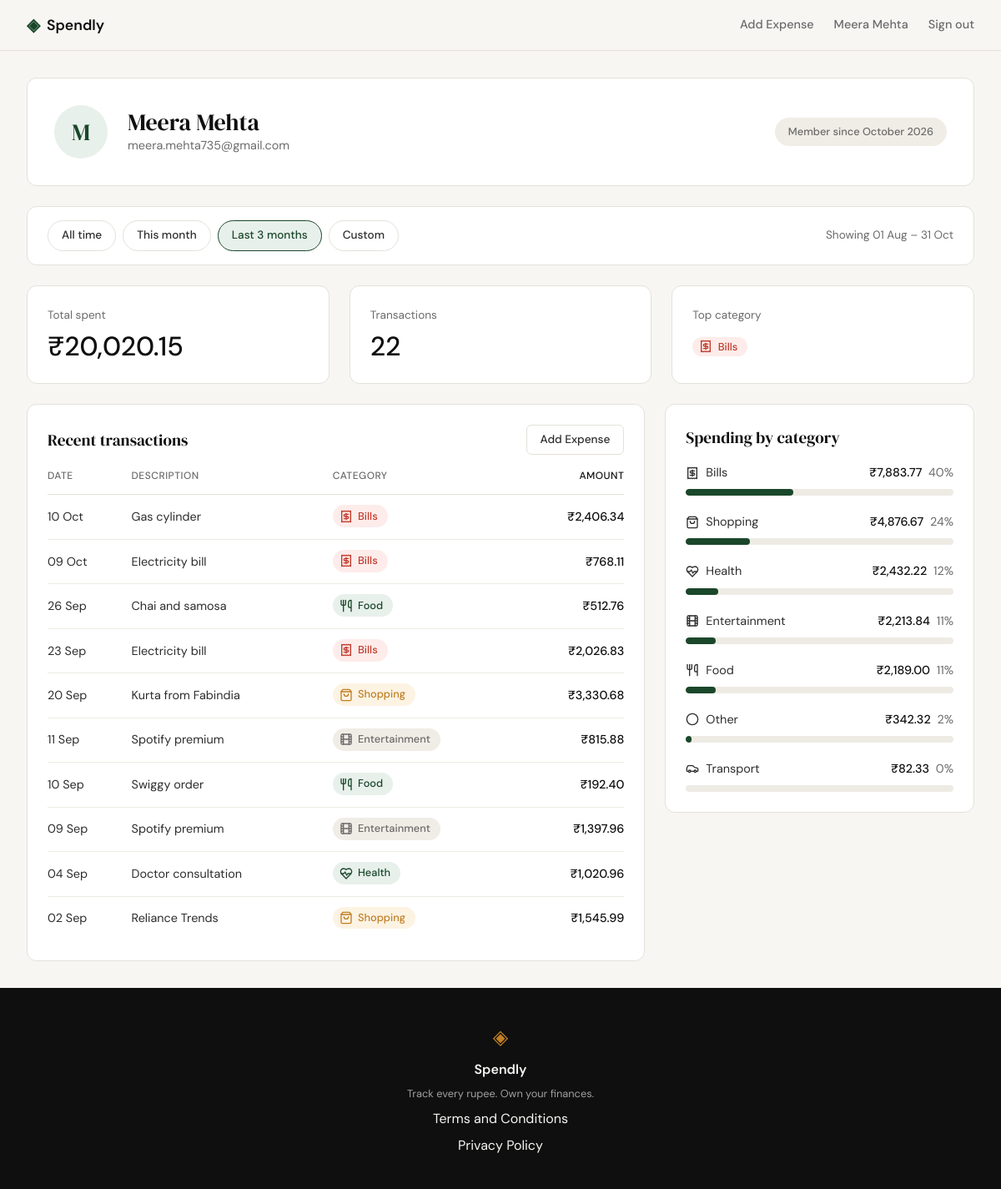
The page /profile?start=2026-08-01&end=2026-10-31 (signed in) on the database its author committed.
### tables this page shows
CREATE TABLE users (
                id            INTEGER PRIMARY KEY AUTOINCREMENT,
                name          TEXT NOT NULL,
                email         TEXT NOT NULL UNIQUE,
                password_hash TEXT NOT NULL,
                created_at    TEXT DEFAULT (datetime('now'))
            );

CREATE TABLE expenses (
                id          INTEGER PRIMARY KEY AUTOINCREMENT,
                user_id     INTEGER NOT NULL REFERENCES users (id),
                amount      REAL NOT NULL,
                category    TEXT NOT NULL,
                date        TEXT NOT NULL,
                description TEXT,
                created_at  TEXT DEFAULT (datetime('now'))
            );

### app.py (the view)
@app.route("/profile")
def profile():
    if not session.get("user_id"):
        return redirect(url_for("login"))
    user_id = session["user_id"]
    user = get_user_by_id(user_id)
    if user is None:
        session.clear()
        return redirect(url_for("login"))
    start, end, error = parse_date_range(request.args)
    presets = date_presets(date.today())
    matched = next(
        (p for p in presets if (p["start"], p["end"]) == (start, end)), None
    )
    custom_active = (
        request.args.get("range") == "custom" or error is not None or matched is None
    )
    for preset in presets:
        preset["active"] = preset is matched and not custom_active
    return render_template(
        "profile.html",
        user=user,
        stats=get_summary_stats(user_id, start, end),
        categories=get_category_breakdown(user_id, start, end),
        transactions=get_recent_transactions(
            user_id, start_date=start, end_date=end
        ),
        start=start,
        end=end,
        error=error,
        filtered=bool(start or end),
        presets=presets,
        custom_active=custom_active,
    )

### app.py (called while the page is built)
@app.template_filter("inr")
def inr(value):
    sign = "-" if value < 0 else ""
    whole, _, paise = f"{abs(value):.2f}".partition(".")
    head, tail = whole[:-3], whole[-3:]
    groups = []
    while len(head) > 2:
        groups.insert(0, head[-2:])
        head = head[:-2]
    if head:
        groups.insert(0, head)
    return f"{sign}₹{','.join(groups + [tail])}.{paise}"

@app.template_filter("short_date")
def short_date(value):
    return datetime.strptime(value, "%Y-%m-%d").strftime("%d %b")

def parse_date_range(args):
    bounds = []
    for key in ("start", "end"):
        value = args.get(key, "").strip()
        if value:
            try:
                datetime.strptime(value, "%Y-%m-%d")
            except ValueError:
                return None, None, "Enter dates as YYYY-MM-DD."
        bounds.append(value or None)
    start, end = bounds
    if start and end and start > end:
        return None, None, "Start date must be on or before end date."
    return start, end, None

def date_presets(today):
    month_end = today.replace(day=calendar.monthrange(today.year, today.month)[1])
    months_back = today.year * 12 + today.month - 1 - 2
    three_months_start = date(months_back // 12, months_back % 12 + 1, 1)
    return [
        {"label": "All time", "start": None, "end": None},
        {
            "label": "This month",
            "start": today.replace(day=1).isoformat(),
            "end": month_end.isoformat(),
        },
        {
            "label": "Last 3 months",
            "start": three_months_start.isoformat(),
            "end": month_end.isoformat(),
        },
    ]

### database/db.py (called while the page is built)
def get_db():
    conn = sqlite3.connect(DB_PATH)
    conn.row_factory = sqlite3.Row
    conn.execute("PRAGMA foreign_keys = ON")
    return conn

### database/queries.py (called while the page is built)
def _date_clause(start_date, end_date):
    clause = ""
    params = []
    if start_date:
        clause += " AND date >= ?"
        params.append(start_date)
    if end_date:
        clause += " AND date <= ?"
        params.append(end_date)
    return clause, params

### templates/profile.html (shortened to what this page needs)
{% extends "base.html" %}
{% macro category_icon(name) -%}
<svg class="cat-icon" viewBox="0 0 24 24" fill="none" stroke="currentColor" stroke-width="2" stroke-linecap="round" stroke-linejoin="round" aria-hidden="true">
    {%- if name == "Food" -%}
    <path d="M3 2v7c0 1.1.9 2 2 2h4a2 2 0 0 0 2-2V2"/><path d="M7 2v20"/><path d="M21 15V2a5 5 0 0 0-5 5v6c0 1.1.9 2 2 2h3Zm0 0v7"/>
    {%- elif name == "Transport" -%}
    <path d="M19 17h2c.6 0 1-.4 1-1v-3c0-.9-.7-1.7-1.5-1.9C18.7 10.6 16 10 16 10s-1.3-1.4-2.2-2.3c-.5-.4-1.1-.7-1.8-.7H5c-.6 0-1.1.4-1.4.9l-1.4 2.9A3.7 3.7 0 0 0 2 12v4c0 .6.4 1 1 1h2"/><circle cx="7" cy="17" r="2"/><path d="M9 17h6"/><circle cx="17" cy="17" r="2"/>
    {%- elif name == "Bills" -%}
    <path d="M4 2v20l2-1 2 1 2-1 2 1 2-1 2 1 2-1 2 1V2l-2 1-2-1-2 1-2-1-2 1-2-1-2 1Z"/><path d="M16 8h-6a2 2 0 1 0 0 4h4a2 2 0 1 1 0 4H8"/><path d="M12 17.5v-11"/>
    {%- elif name == "Health" -%}
    <path d="M19 14c1.5-1.5 3-3.2 3-5.5A5.5 5.5 0 0 0 16.5 3c-1.8 0-3 .5-4.5 2-1.5-1.5-2.7-2-4.5-2A5.5 5.5 0 0 0 2 8.5c0 2.3 1.5 4 3 5.5l7 7Z"/><path d="M3.2 12H8l2-3 3 6 2-3h4.8"/>
    {%- elif name == "Entertainment" -%}
    <rect width="18" height="18" x="3" y="3" rx="2"/><path d="M7 3v18"/><path d="M3 7.5h4"/><path d="M3 12h18"/><path d="M3 16.5h4"/><path d="M17 3v18"/><path d="M17 7.5h4"/><path d="M17 16.5h4"/>
    {%- elif name == "Shopping" -%}
    <path d="M6 2 3 6v14a2 2 0 0 0 2 2h14a2 2 0 0 0 2-2V6l-3-4Z"/><path d="M3 6h18"/><path d="M16 10a4 4 0 0 1-8 0"/>
    {%- else -%}
    <circle cx="12" cy="12" r="10"/>
    {%- endif -%}
</svg>
{%- endmacro %}
{% macro category_badge(name) -%}
<span class="badge badge-{{ name | lower }}">{{ category_icon(name) }}{{ name }}</span>
{%- endmacro %}
{% block content %}
<div class="profile-page">
    <section class="profile-card" aria-label="Account">
        <div class="avatar" aria-hidden="true">{{ user.name[0] | upper }}</div>
        <div class="profile-info">
            <h1 class="profile-name">{{ user.name }}</h1>
            <p class="profile-email">{{ user.email }}</p>
        </div>
        <span class="profile-since">Member since {{ user.member_since }}</span>
    </section>
    <section class="date-filter" aria-label="Filter by date">
        <div class="date-filter-head">
            <nav class="preset-tabs" aria-label="Quick date ranges">
                {% for preset in presets %}
                <a class="preset-tab{% if preset.active %} is-active{% endif %}"
                   href="{{ url_for('profile', start=preset.start, end=preset.end) }}"
                   {%- if preset.active %} aria-current="true"{% endif %}>{{ preset.label }}</a>
                {% endfor %}
                <a class="preset-tab{% if custom_active %} is-active{% endif %}"
                   href="{{ url_for('profile', range='custom', start=start, end=end) }}"
                   {%- if custom_active %} aria-current="true"{% endif %}>Custom</a>
            </nav>
            {% if filtered %}
            <p class="filter-range">
                {%- if start and end %}Showing {{ start | short_date }} – {{ end | short_date }}
                {%- elif start %}Showing from {{ start | short_date }}
                {%- else %}Showing up to {{ end | short_date }}{% endif -%}
            </p>
            {% endif %}
        </div>
    </section>
    <section class="profile-stats" aria-label="Spending summary">
        <div class="stat-tile">
            <p class="stat-label">Total spent</p>
            <p class="stat-value">{{ stats.total_spent | inr }}</p>
        </div>
        <div class="stat-tile">
            <p class="stat-label">Transactions</p>
            <p class="stat-value">{{ stats.transaction_count }}</p>
        </div>
        <div class="stat-tile">
            <p class="stat-label">Top category</p>
            <p class="stat-value stat-value-badge">{% if stats.top_category == "—" %}—{% else %}{{ category_badge(stats.top_category) }}{% endif %}</p>
        </div>
    </section>
    <div class="profile-grid">
        <section class="panel" aria-labelledby="transactions-title">
            <div class="panel-head">
                <h2 class="panel-title" id="transactions-title">Recent transactions</h2>
                <a class="btn-ghost" href="{{ url_for('add_expense') }}">Add Expense</a>
            </div>
            {% if transactions %}
            <table class="txn-table">
                <thead>
                    <tr>
                        <th scope="col">Date</th>
                        <th scope="col">Description</th>
                        <th scope="col">Category</th>
                        <th scope="col" class="amount">Amount</th>
                    </tr>
                </thead>
                <tbody>
                    {% for t in transactions %}
                    <tr>
                        <td class="txn-date">{{ t.date | short_date }}</td>
                        <td class="txn-desc">{{ t.description }}</td>
                        <td class="txn-cat">{{ category_badge(t.category) }}</td>
                        <td class="amount">{{ t.amount | inr }}</td>
                    </tr>
                    {% endfor %}
                </tbody>
            </table>
            {% else %}
            <p class="empty-state">{% if filtered %}No transactions in this date range.{% else %}No transactions yet.{% endif %}</p>
            {% endif %}
        </section>
        <section class="panel" aria-labelledby="breakdown-title">
            <h2 class="panel-title" id="breakdown-title">Spending by category</h2>
            {% if categories %}
            <ul class="breakdown-list">
                {% for c in categories %}
                <li class="breakdown-row">
                    <div class="breakdown-head">
                        <span class="breakdown-name">{{ category_icon(c.name) }}{{ c.name }}</span>
                        <span class="breakdown-amount">{{ c.amount | inr }} <span class="breakdown-percent">{{ c.pct }}%</span></span>
                    </div>
                    <progress class="breakdown-bar" max="100" value="{{ c.pct }}" aria-label="{{ c.name }} share of spending">{{ c.pct }}%</progress>
                </li>
                {% endfor %}
            </ul>
            {% else %}
            <p class="empty-state">{% if filtered %}No spending in this date range.{% else %}No spending to break down yet.{% endif %}</p>
            {% endif %}
        </section>
    </div>
</div>
{% endblock %}

### templates/base.html (shortened to what this page needs)
<!DOCTYPE html>
<html lang="en">
<head>
    <link rel="stylesheet" href="{{ url_for('static', filename='css/style.css') }}">
</head>
<body>
    <nav class="navbar">
        <div class="nav-inner">
            <a href="{{ url_for('landing') }}" class="nav-brand">
                <span class="brand-icon">◈</span>
                <span class="brand-name">Spendly</span>
            </a>
            <div class="nav-links">
                {% if session.get('user_id') %}
                <a href="{{ url_for('add_expense') }}" class="nav-keep">Add Expense</a>
                <a href="{{ url_for('profile') }}" class="nav-keep nav-user">{{ session.get('user_name') }}</a>
                <a href="{{ url_for('logout') }}" class="nav-keep">Sign out</a>
                {% else %}
                <a href="{{ url_for('login') }}">Sign in</a>
                <a href="{{ url_for('register') }}" class="nav-cta">Get started</a>
                {% endif %}
            </div>
        </div>
    </nav>
    <main class="main-content">
        {% block content %}{% endblock %}
    </main>
    <footer class="footer">
        <div class="footer-inner">
            <span class="brand-icon">◈</span>
            <span class="footer-name">Spendly</span>
            <p class="footer-copy">Track every rupee. Own your finances.</p>
            <a href="{{ url_for('terms') }}">Terms and Conditions</a>
            <a href="{{ url_for('privacy') }}">Privacy Policy</a>
        </div>
    </footer>
</body>
</html>

### rows shown on the page
users: get "Meera Mehta", name "M", name "Meera Mehta", email "meera.mehta735@gmail.com"
expenses: date|short_date "10 Oct", description "Gas cylinder", category "Bills", amount|inr "₹2,406.34"
expenses: date|short_date "09 Oct", description "Electricity bill", category "Bills", amount|inr "₹768.11"
expenses: date|short_date "26 Sep", description "Chai and samosa", category "Food", amount|inr "₹512.76"
expenses: date|short_date "23 Sep", description "Electricity bill", category "Bills", amount|inr "₹2,026.83"
expenses: date|short_date "20 Sep", description "Kurta from Fabindia", category "Shopping", amount|inr "₹3,330.68"
expenses: date|short_date "11 Sep", description "Spotify premium", category "Entertainment", amount|inr "₹815.88"
expenses: date|short_date "10 Sep", description "Swiggy order", category "Food", amount|inr "₹192.40"
expenses: date|short_date "09 Sep", description "Spotify premium", category "Entertainment", amount|inr "₹1,397.96"
expenses: date|short_date "04 Sep", description "Doctor consultation", category "Health", amount|inr "₹1,020.96"
expenses: date|short_date "02 Sep", description "Reliance Trends", category "Shopping", amount|inr "₹1,545.99"

### other values the page prints
{{ user.member_since }} "October 2026"
{{ preset.label }} "All time" "This month" "Last 3 months"
{{ start | short_date }} "01 Aug"
{{ end | short_date }} "31 Oct"
{{ stats.total_spent | inr }} "₹20,020.15"
{{ stats.transaction_count }} "22"
{{ name }} "Bills"
{{ c.name }} "Bills" "Shopping" "Health" "Entertainment" "Food" "Other" "Transport"
{{ c.amount | inr }} "₹7,883.77" "₹4,876.67" "₹2,432.22" "₹2,213.84" "₹2,189.00" "₹342.32" "₹82.33"
{{ c.pct }} "40" "24" "12" "11" "11" "2" "0"
